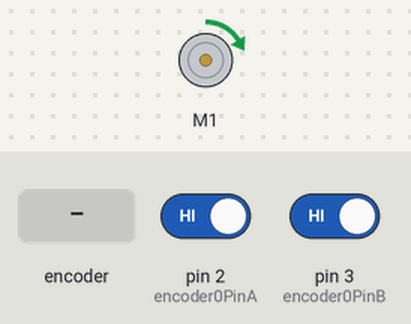
A sketch run on a simulated Arduino Uno, built with avr-gcc and run on an emulated ATmega328P. On the bench: DC motor (green arrow = forward, orange = backward, longer = faster). Inputs (shaded band) come from the test bench; at power-on: pin 2 (encoder0PinA) HIGH, pin 3 (encoder0PinB) HIGH. What the sketch prints to the serial monitor is not drawn.

Above: at 1.2 s.
1.3 s: rotary encoder on pin 2 (encoder0PinA) / pin 3 (encoder0PinB) turned 1 step (first pin leading)
Timing chart, 0 to 10.5 s (numbered marks = the images above; inputs shaded):
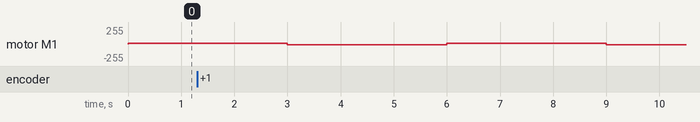

The sketch:

ShaftEncoder_VEX.ino
```cpp
#include <Wire.h>
#include <Adafruit_MotorShield.h>
#include "utility/Adafruit_PWMServoDriver.h"

Adafruit_MotorShield AFMS = Adafruit_MotorShield();

Adafruit_DCMotor *myMotor = AFMS.getMotor(1);

//PIN's definition
#define encoder0PinA  2
#define encoder0PinB  3


volatile int encoder0Pos = 0;
volatile boolean PastA = 0;
volatile boolean PastB = 0;

const int leftLimitSwitch = 4;
const int rightLimitSwitch = 5;

void setup()
{
  AFMS.begin();

  pinMode(encoder0PinA, INPUT);
  //turn on pullup resistor
  //digitalWrite(encoder0PinA, HIGH); //ONLY FOR SOME ENCODER(MAGNETIC)!!!!
  pinMode(encoder0PinB, INPUT);
  //turn on pullup resistor
  //digitalWrite(encoder0PinB, HIGH); //ONLY FOR SOME ENCODER(MAGNETIC)!!!!
  PastA = (boolean)digitalRead(encoder0PinA); //initial value of channel A;
  PastB = (boolean)digitalRead(encoder0PinB); //and channel B
  Serial.begin(9600);
//To speed up even more, you may define manually the ISRs
// encoder A channel on interrupt 0 (arduino's pin 2)
  attachInterrupt(0, doEncoderA, RISING);
// encoder B channel pin on interrupt 1 (arduino's pin 3)
  attachInterrupt(1, doEncoderB, CHANGE);

  myMotor->setSpeed(10);

}


void loop()
{
 //your stuff....ENJOY! :D
 myMotor->run(FORWARD);
 delay(3000);
  myMotor->run(BACKWARD);
  delay(3000);
}

//you may easily modify the code  get quadrature..
//..but be sure this whouldn't let Arduino back!
void doEncoderA()
{
     PastB ? encoder0Pos--:  encoder0Pos++;
     Serial.println(encoder0Pos);
}

void doEncoderB()
{
     PastB = !PastB;
}
```
